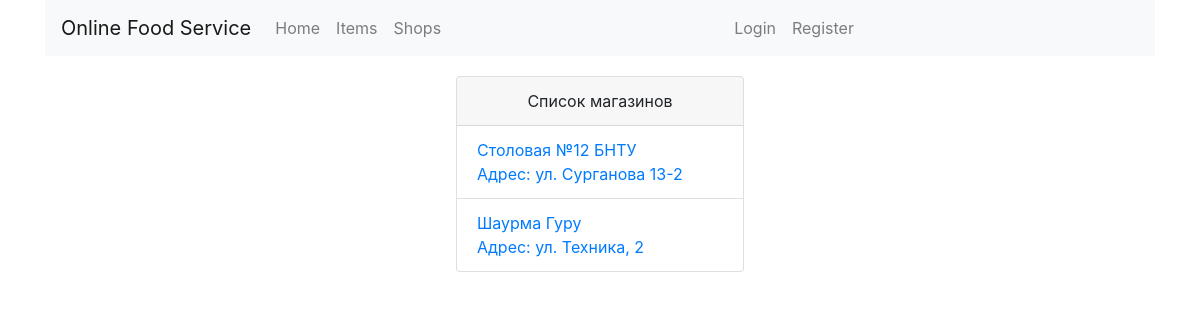
The app's page /shop_list/, older data.
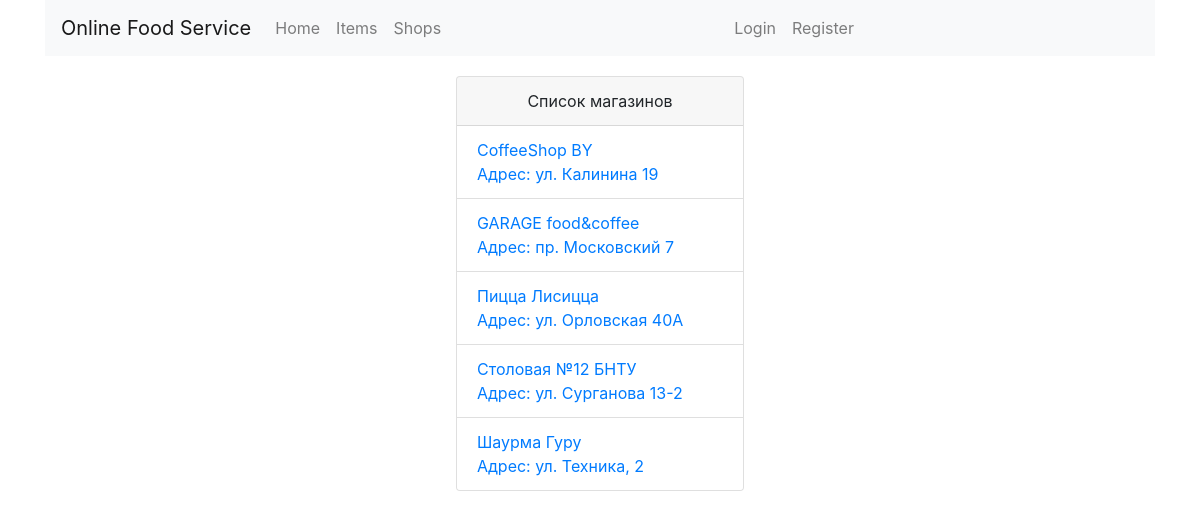
The same page, newer data.
### shop/models.py (models this page shows, shortened)
class Shop(models.Model):
    name = models.CharField(
        max_length=128,
        verbose_name='Наименование магазина'
    )
    address = models.CharField(
        max_length=256,
        verbose_name='Адрес магазина'
    )
    staff_amount = models.PositiveIntegerField(
        validators=[MinValueValidator(1)]
    )
    class Meta:
        verbose_name = 'Магазин'
        verbose_name_plural = "Магазины"
        ordering = (
            'name',
        )

### shop/views.py (the view)
# urls.py: path('shop_list/', ShopList.as_view(), name="shop_list"),
class ShopList(ListView):
    template_name = 'shop/shop/shop_list.html'
    model = Shop
    context_object_name = 'shop_list'

### cart/context_processors.py (called while the page is built)
def cart(request):
    return {'cart': Cart(request)}

### shop/templates/shop/shop/shop_list.html (shortened to what this page needs)
{% extends 'shop/base.html' %}
{% load static %}
{% block body %}
    <div class="col-lg-6 offset-3" style="padding-top: 20px">
        <div class="card" style="width:18rem; margin: auto" >
            <div class="card-header" style="text-align: center">
                Список магазинов
            </div>
            <ul class="list-group list-group-flush">
                {% for shop in shop_list %}
                    <li class="list-group-item">
                        <a href="{% url 'shop:shop_detail' shop.id %}">
                            {{ shop.name }} </br>
                            Адрес: {{ shop.address }}
                        </a>
                    </li>
                {% endfor %}
            </ul>
        </div>
    </div>
{% endblock %}

Row changes from the older to the newer data that the page shows:
added Shop: name "CoffeeShop BY", address "ул. Калинина 19"
added Shop: name "GARAGE food&coffee", address "пр. Московский 7"
added Shop: name "Пицца Лисицца", address "ул. Орловская 40А"
